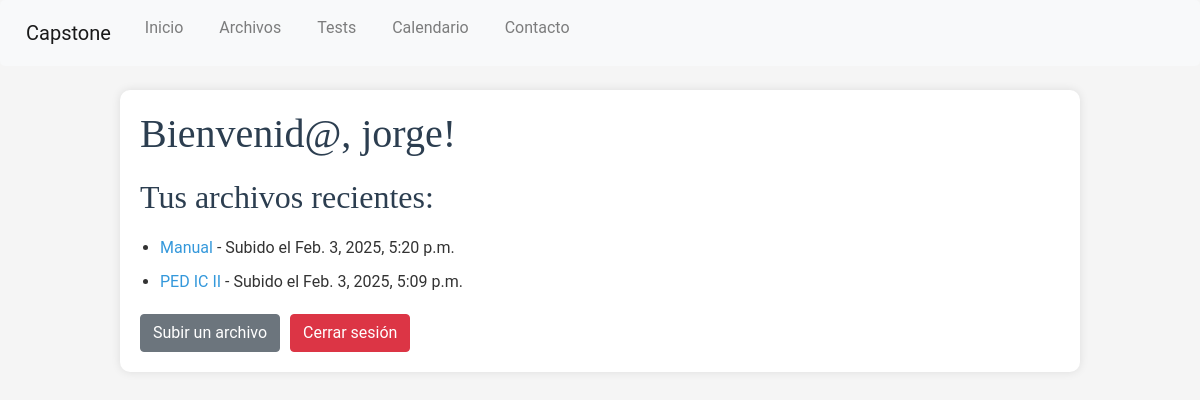
The page / (signed in) on the database as committed earlier.
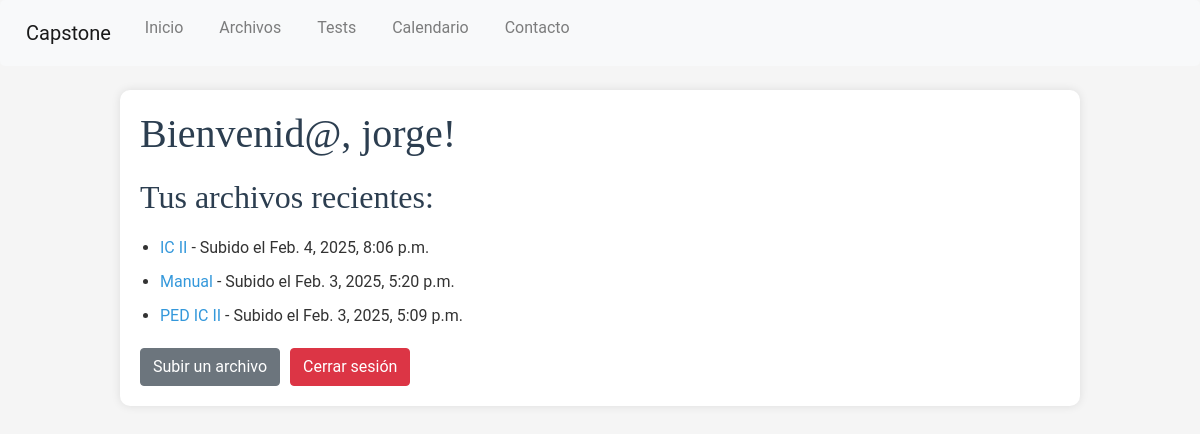
The same page on the database as committed later.
### Capstone/models.py (models this page shows, shortened)
class File(models.Model):
    name = models.CharField(max_length=75)
    file = models.FileField(upload_to=directorio_usuario)
    user = models.ForeignKey(User, on_delete=models.CASCADE, null=True, blank=True)
    folder = models.ForeignKey(Folder, on_delete=models.CASCADE, null=True, blank=True)
    tags = models.CharField(max_length=255, blank=True)
    date= models.DateTimeField(auto_now_add=True)

### Capstone/views.py (the view)
# urls.py: path('', views.index, name='index'),
def index(request):
    user_files = File.objects.filter(
        user=request.user).order_by("-date")
    return render(request, "Capstone/index.html", {
        "user_files": user_files,
    })

### Capstone/templates/Capstone/index.html (shortened to what this page needs)
{% extends "Capstone/layout.html" %}
{% block body %}
<div class="container mt-4">
    {% if user.is_authenticated %}
    <h1>Bienvenid@, {{ user.username }}!</h1>
    <h2>Tus archivos recientes: </h2>
    <ul>
        {% for file in user_files %}
            <li><a href="{{ file.file.url }}">{{ file.name }}</a> - Subido el {{ file.date }}</li>
        {% empty %}
            <li>No tienes archivos subidos aún.</li>
        {% endfor %}
    </ul>
    <div style="display:inline-flex; gap: 5px;">
        <a class="btn btn-secondary" href="{% url 'file-upload' %}">Subir un archivo</a>
        <a class="btn btn-danger" href="{% url 'logout' %}">Cerrar sesión</a>
    </div>
{% else %}
    <h1>Bienvenid@!</h1>
    <p><a href="{% url 'login' %}">Iniciar sesión</a> o <a href="{% url 'register' %}">Regístrate</a> para comenzar.</p>
{% endif %}
</div>
{% endblock %}

Rows that differ between the two databases and show on the page:
added File: name "IC II", date "Feb. 4, 2025, 8:06 p.m."
